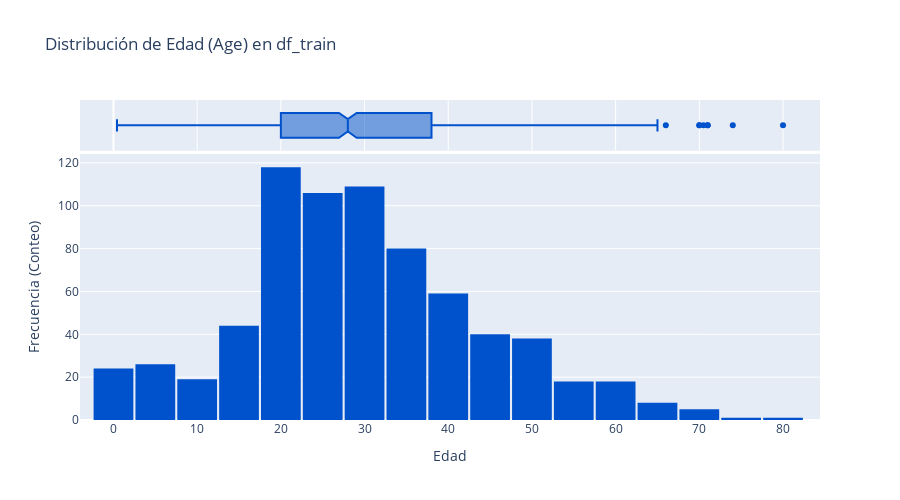

Notebook cell for this chart:
### Markdown cell above
Luego de esto, evaluamos la normalidad de la variable **Age**, para esto creamos el *Histograma* de la columna. Además, se evalúan la similitud entre las medidas de tendencia central.

### Code cell
fig = px.histogram(
    df_train,
    x='Age',
    nbins=30,
    title='Distribución de Edad (Age) en df_train',
    marginal='box',
    color_discrete_sequence=["#0052CC"]
)

fig.update_layout(
    xaxis_title='Edad',
    yaxis_title='Frecuencia (Conteo)',
    bargap=0.05,
    height=500
)
fig.show()

### Figure 1 — Plotly figure (JSON) as saved in the notebook; plotly's stock layout.template omitted (floating-point values rounded to 4 significant figures; data arrays with more than 128 entries replaced by an {"elided": "..."} marker saying what was removed)
{"data": [{"alignmentgroup": "True", "bingroup": "x", "hovertemplate": "Age=%{x}<br>count=%{y}<extra></extra>", "legendgroup": "", "marker": {"color": "#0052CC", "pattern": {"shape": ""}}, "name": "", "nbinsx": 30, "offsetgroup": "", "orientation": "v", "showlegend": false, "type": "histogram", "x": {"elided": "891 float values"}, "xaxis": "x", "yaxis": "y"}, {"alignmentgroup": "True", "hovertemplate": "Age=%{x}<extra></extra>", "legendgroup": "", "marker": {"color": "#0052CC"}, "name": "", "notched": true, "offsetgroup": "", "showlegend": false, "type": "box", "x": {"elided": "891 float values"}, "xaxis": "x2", "yaxis": "y2"}], "layout": {"bargap": 0.05, "barmode": "relative", "height": 500, "legend": {"tracegroupgap": 0}, "title": {"text": "Distribución de Edad (Age) en df_train"}, "xaxis": {"anchor": "y", "domain": [0, 1], "title": {"text": "Edad"}}, "xaxis2": {"anchor": "y2", "domain": [0, 1], "matches": "x", "showgrid": true, "showticklabels": false}, "yaxis": {"anchor": "x", "domain": [0, 0.8316], "title": {"text": "Frecuencia (Conteo)"}}, "yaxis2": {"anchor": "x2", "domain": [0.8416, 1], "matches": "y2", "showgrid": false, "showline": false, "showticklabels": false, "ticks": ""}}}
